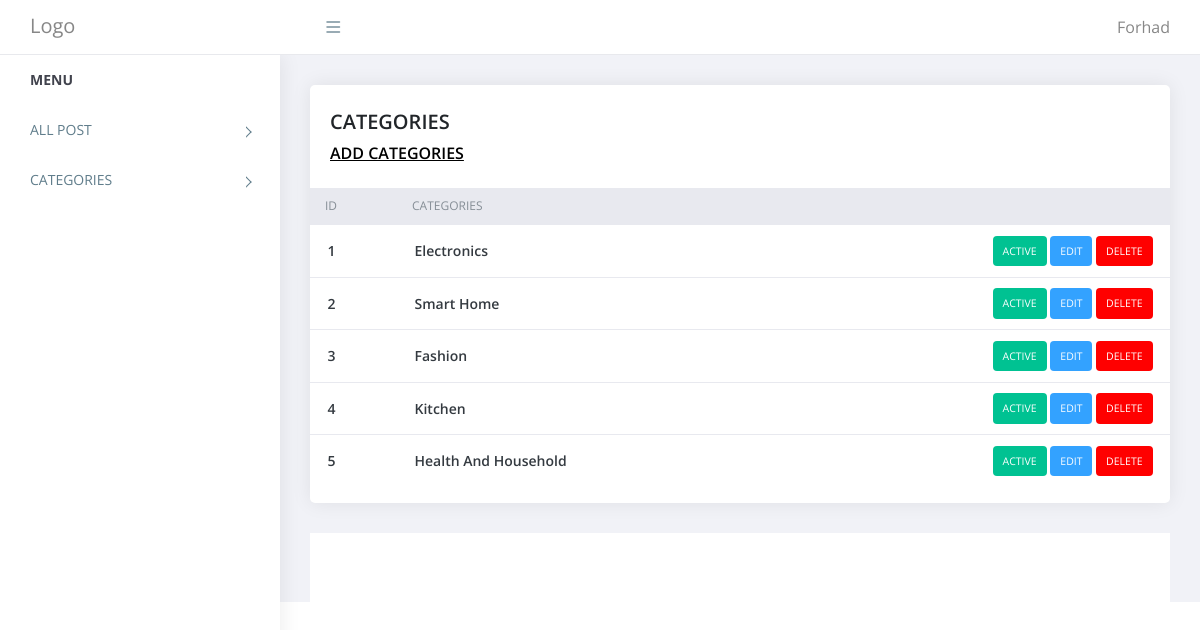
Screenshot of /admin/categories.php (signed in) with the database file from the repository.
### tables this page shows
CREATE TABLE `categories` (
  `catg_id` int(11) NOT NULL,
  `catg_title` text NOT NULL,
  `status` text NOT NULL
);

### admin/categories.php (the view, shortened to what this page needs)
<?php
require('top.inc.php');
$sql="select * from categories order by catg_id asc";
$res=mysqli_query($con,$sql);
?>
<div class="content pb-0">
	<div class="orders">
	   <div class="row">
		  <div class="col-xl-12">
			 <div class="card">
				<div class="card-body">
				   <h4 class="box-title">CATEGORIES </h4>
				   <h4 class="box-link"><a href="manage_categories.php">ADD CATEGORIES</a> </h4>
				</div>
				<div class="card-body--">
				   <div class="table-stats order-table ov-h">
					  <table class="table ">
						 <thead>
							<tr>
							   <th>ID</th>
							   <th>CATEGORIES</th>
							   <th></th>
							</tr>
						 </thead>
						 <tbody>
							<?php
							while($row=mysqli_fetch_assoc($res)){?>
							<tr>
							   <td><?php echo $row['catg_id']?></td>
							   <td><?php echo $row['catg_title']?></td>
							   <td>
								<?php
								if($row['status']==1){
									echo "<span class='badge badge-complete'><a href='?type=status&operation=deactive&catg_id=".$row['catg_id']."'>Active</a></span>&nbsp;";
								}else{
									echo "<span class='badge badge-pending'><a href='?type=status&operation=active&catg_id=".$row['catg_id']."'>Deactive</a></span>&nbsp;";
								}
								echo "<span class='badge badge-edit'><a href='manage_categories.php?catg_id=".$row['catg_id']."'>Edit</a></span>&nbsp;";
								echo "<span class='badge badge-delete'><a href='?type=delete&catg_id=".$row['catg_id']."'>Delete</a></span>";
								?>
							   </td>
							</tr>
							<?php } ?>
						 </tbody>
					  </table>
				   </div>
				</div>
			 </div>
		  </div>
	   </div>
	</div>
</div>
<?php
require('footer.inc.php');
?>

### admin/assets/css/style.css (style rules this page uses)
body { display: table; font-family: open sans, sans-serif; font-size: 16px; width: 100% }
a, button { text-decoration: none; outline: none!important; color: #878787; -webkit-transition: all .25s ease; transition: all .25s ease }
h1, h2, h3, h4, h5, h6 { margin: 0 }
.pb-0 { padding-bottom: 0 }
.ov-h { overflow: hidden }
.order-table { position: relative }
.order-table:after, .order-table:before { content: ""; position: absolute; top: 0; height: 37px; width: 10px; background: #e8e9ef }
.order-table:after { right: -1px }
.order-table:before { left: -1px }
.order-table tr th { background: #e8e9ef }
.order-table tr td:last-child, .order-table tr th:last-child { text-align: right }
.order-table tr:last-child td { border: none }
.order-table .badge { color: #fff; padding: 10px; text-transform: uppercase; font-weight: 400 }
.order-table .badge-complete { background: #00c292 }
.order-table .badge-delete { background: #FF0000 }
.order-table .badge-edit { background: #33A2FF }
.content { float: left; padding: 1.875em; width: 100% }
.card { margin-bottom: 1.875em; border-radius: 5px; padding: 0; border: 0 solid transparent; -webkit-box-shadow: 0 0 20px rgba(0, 0, 0, .08); box-shadow: 0 0 20px rgba(0, 0, 0, .08) }
.card .box-title { font-weight: 600; font-size: 20px; padding: 5px 0 }
.card .card-body { float: left; padding: 1.25em; position: relative; width: 100% }
.card h4 { font-size: 1.1rem }
.table-stats table { font-family: open sans }
.table-stats table th, .table-stats table td { border: none; border-bottom: 1px solid #e8e9ef; color: #868e96; font-size: 12px; font-weight: 400; padding: .75em 1.25em; text-transform: uppercase }
.table-stats table td { color: #343a40; font-size: 14px; font-weight: 600; text-transform: capitalize; vertical-align: middle }
@media (max-width:1368px) { .card-body { padding: 15px } }
.card .box-link { font-weight: 600; font-size: 16px; padding: 5px 0 }
.card .box-link a { color:#000; text-decoration:underline; }
.badge a { color:#fff; }

### rows the page displays
categories: catg_id "1", catg_title "Electronics"
categories: catg_id "2", catg_title "Smart Home"
categories: catg_id "3", catg_title "Fashion"
categories: catg_id "4", catg_title "Kitchen"
categories: catg_id "5", catg_title "Health And Household"

### other values shown
$_SESSION['ADMIN_USERNAME'] "Forhad"
